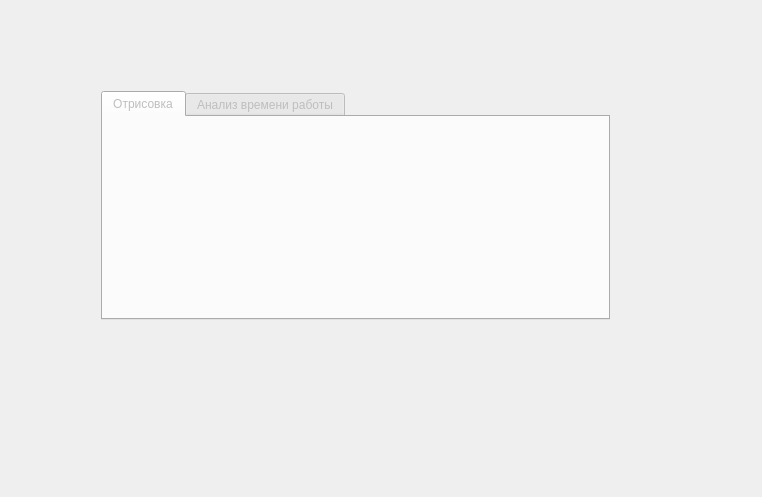
<?xml version="1.0" encoding="UTF-8"?>
<ui version="4.0">
 <class>MainWindow</class>
 <widget class="QMainWindow" name="MainWindow">
  <property name="geometry">
   <rect>
    <x>0</x>
    <y>0</y>
    <width>762</width>
    <height>497</height>
   </rect>
  </property>
  <property name="windowTitle">
   <string>MainWindow</string>
  </property>
  <widget class="QWidget" name="centralWidget">
   <widget class="QWidget" name="verticalLayoutWidget">
    <property name="geometry">
     <rect>
      <x>90</x>
      <y>80</y>
      <width>531</width>
      <height>251</height>
     </rect>
    </property>
    <layout class="QVBoxLayout" name="mainLayout">
     <item>
      <widget class="QTabWidget" name="tabWidget">
       <property name="enabled">
        <bool>false</bool>
       </property>
       <property name="currentIndex">
        <number>0</number>
       </property>
       <widget class="QWidget" name="draw">
        <attribute name="title">
         <string>Отрисовка</string>
        </attribute>
       </widget>
       <widget class="QWidget" name="analiz">
        <property name="enabled">
         <bool>false</bool>
        </property>
        <attribute name="title">
         <string>Анализ времени работы</string>
        </attribute>
       </widget>
      </widget>
     </item>
    </layout>
   </widget>
  </widget>
 </widget>
 <layoutdefault spacing="6" margin="11"/>
 <resources/>
 <connections/>
</ui>
